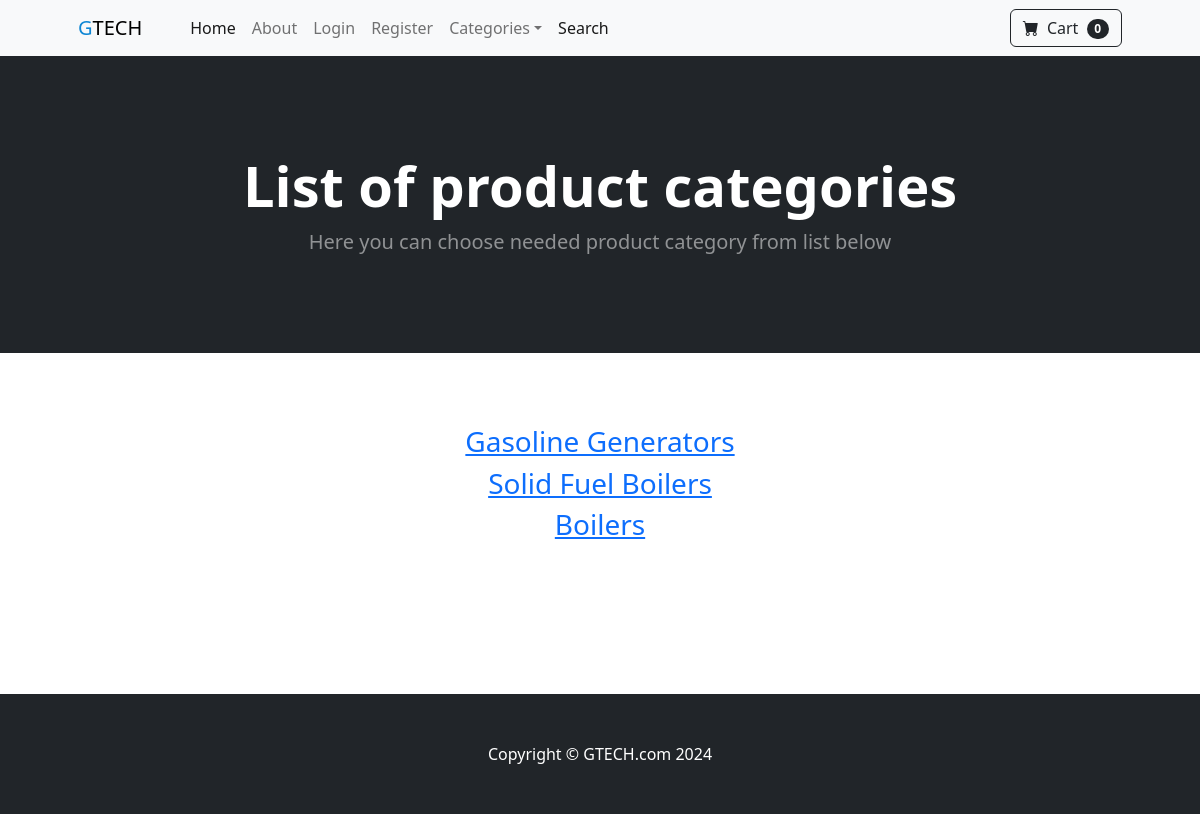
The app's page /category_summary/ with its own data.
### store/models.py (models this page shows)
class Category(models.Model):
    name = models.CharField(max_length=50)
    def __str__(self):
        return self.name
    class Meta:
        verbose_name_plural = 'categories'

### store/views.py (the view)
# urls.py: path('category_summary/', views.category_summary, name = 'category_summary'),
def category_summary(request):
    categories = Category.objects.all()
    return render(request, 'category_summary.html', {'categories': categories})

### cart/cart.py (called while the page is built)
    def __len__(self):
        return len(self.cart)

### cart/context_processors.py (called while the page is built)
def cart(reqest):
    return {'cart': Cart(reqest)}

### store/templates/category_summary.html
{% extends 'base.html' %}
{% block content %}
        <header class="bg-dark py-5">
            <div class="container px-4 px-lg-5 my-5">
                <div class="text-center text-white">
                    <h1 class="display-4 fw-bolder">List of product categories</h1>
                    <p class="lead fw-normal text-white-50 mb-0">Here you can choose needed product category from list below</p>
                </div>
            </div>
        </header>
        <div class="container">
            <div class="row">
                <center>
                    <div class="col-8">
                        <br/><br/><br/>
                        {% for category in categories %}
                        <h3><a href="{% url 'category' category %}">{{ category }}</a></h3>
                        {% endfor %}
                        <br/><br/><br/><br/><br/><br/>
                    </div>
                </center>
            </div>
        </div>
{% endblock %}

### records on screen
Category: name "Gasoline Generators"
Category: name "Solid Fuel Boilers"
Category: name "Boilers"

### other values on screen
{{ cart|length }} "0"
